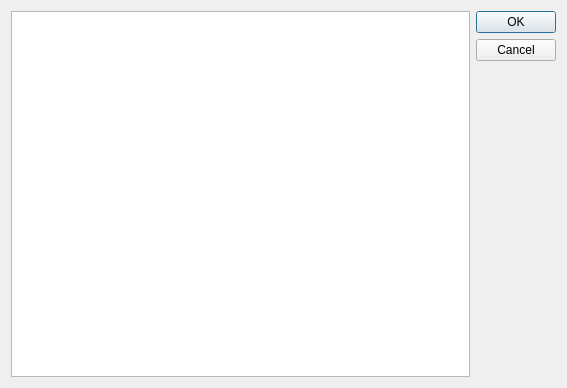
<?xml version="1.0" encoding="UTF-8"?>
<ui version="4.0">
 <class>pkg_note</class>
 <widget class="QDialog" name="pkg_note">
  <property name="geometry">
   <rect>
    <x>0</x>
    <y>0</y>
    <width>567</width>
    <height>388</height>
   </rect>
  </property>
  <property name="windowTitle">
   <string>Dialog</string>
  </property>
  <layout class="QHBoxLayout" name="horizontalLayout">
   <item>
    <widget class="QTextEdit" name="textEdit"/>
   </item>
   <item>
    <widget class="QDialogButtonBox" name="buttonBox">
     <property name="orientation">
      <enum>Qt::Vertical</enum>
     </property>
     <property name="standardButtons">
      <set>QDialogButtonBox::Cancel|QDialogButtonBox::Ok</set>
     </property>
    </widget>
   </item>
  </layout>
 </widget>
 <resources/>
 <connections>
  <connection>
   <sender>buttonBox</sender>
   <signal>accepted()</signal>
   <receiver>pkg_note</receiver>
   <slot>accept()</slot>
   <hints>
    <hint type="sourcelabel">
     <x>248</x>
     <y>254</y>
    </hint>
    <hint type="destinationlabel">
     <x>157</x>
     <y>274</y>
    </hint>
   </hints>
  </connection>
  <connection>
   <sender>buttonBox</sender>
   <signal>rejected()</signal>
   <receiver>pkg_note</receiver>
   <slot>reject()</slot>
   <hints>
    <hint type="sourcelabel">
     <x>316</x>
     <y>260</y>
    </hint>
    <hint type="destinationlabel">
     <x>286</x>
     <y>274</y>
    </hint>
   </hints>
  </connection>
 </connections>
</ui>
